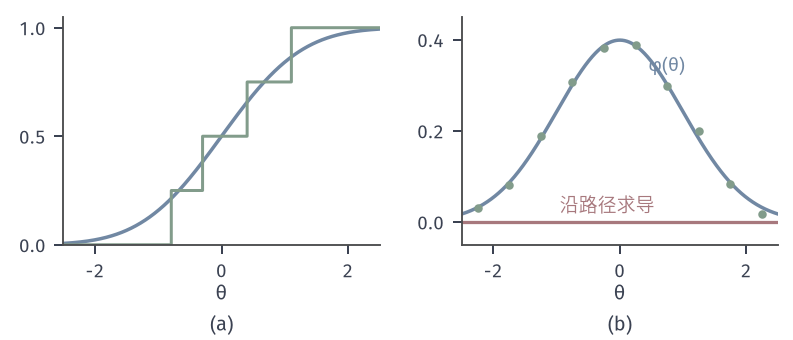

Write the Python code that produced this figure.
from pathlib import Path
import sys
HERE = Path(__file__).resolve().parent
sys.path.insert(0, str(HERE.parent/"pgrad-common"))
from pgrad_fig import *
# f(x) = 1{x > 0}, X = theta + eps, eps ~ N(0,1).  J(theta) = Phi(theta), J'(theta) = phi(theta).
# (a) Phi (blue) and the average over the four teaching normals of 1{theta + eps_i > 0} (green staircase):
#     piecewise constant in theta, so the pathwise derivative is 0 except at the jumps theta = -eps_i.
# (b) phi(theta) (blue); mean of the pathwise derivative = 0 (red); score-estimator means
#     1{X>0}(X - theta) averaged over n = 20000 seeded samples at each grid point (green dots).
rng = np.random.default_rng(SEED+2)
eps = np.array(EPS4)
fig, axs = figure(width_mm=112, height_mm=48, ncols=2)
panel(fig, left=.08, right=.98, bottom=.28, top=.95, wspace=.26)
a, b = axs
t = np.linspace(-2.5, 2.5, 1001)
a.plot(t, ncdf(t), color=BLUE, lw=1.4)
stair = ((t[:, None]+eps[None, :]) > 0).mean(axis=1)
a.step(t, stair, where='post', color=GREEN, lw=1.2)
a.set_xlim(-2.5, 2.5); a.set_ylim(0, 1.05); a.set_xticks([-2, 0, 2]); a.set_yticks([0, .5, 1])
axlab(a, r'$\theta$')
b.plot(t, npdf(t), color=BLUE, lw=1.4)
b.axhline(0, color=RED, lw=1.3)
tg = np.linspace(-2.25, 2.25, 10); means = []
for th in tg:
    E = rng.standard_normal(20000); X = th+E
    means.append(float(np.mean((X > 0)*E)))
b.plot(tg, means, 'o', color=GREEN, ms=3.4, mew=0)
lab(b, .45, .33, r'$\varphi(\theta)$', BLUE); lab(b, -.95, .022, '沿路径求导', RED)
b.set_xlim(-2.5, 2.5); b.set_ylim(-.05, .45); b.set_xticks([-2, 0, 2]); b.set_yticks([0, .2, .4])
axlab(b, r'$\theta$')
tags(fig, axs)
save(fig, HERE, 'figure', {'theta_grid': tg.tolist(), 'score_means': means, 'phi': npdf(tg).tolist()})
